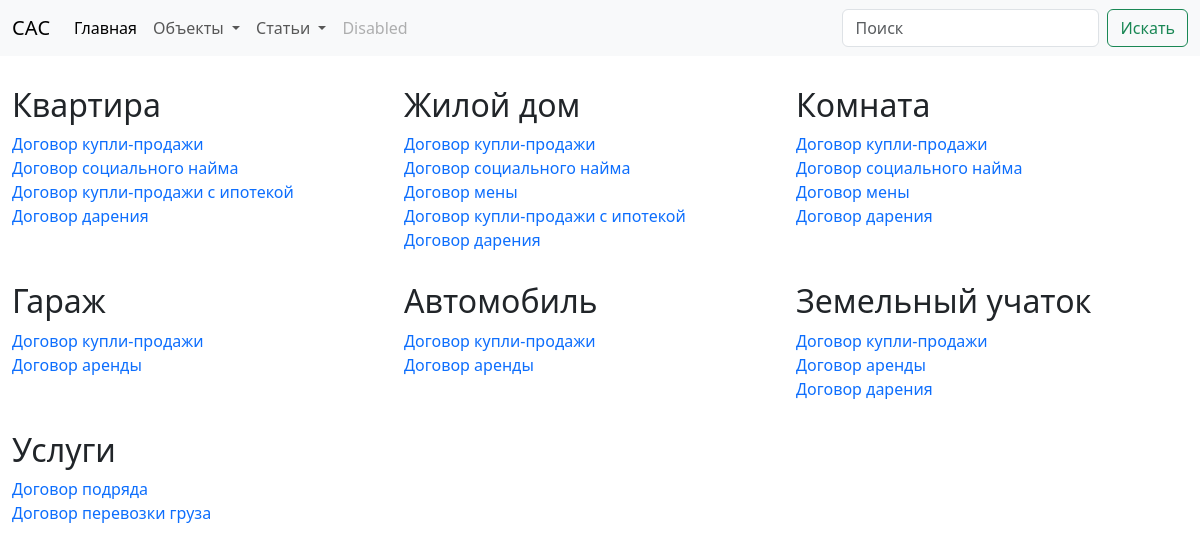
The app's page /, older data.
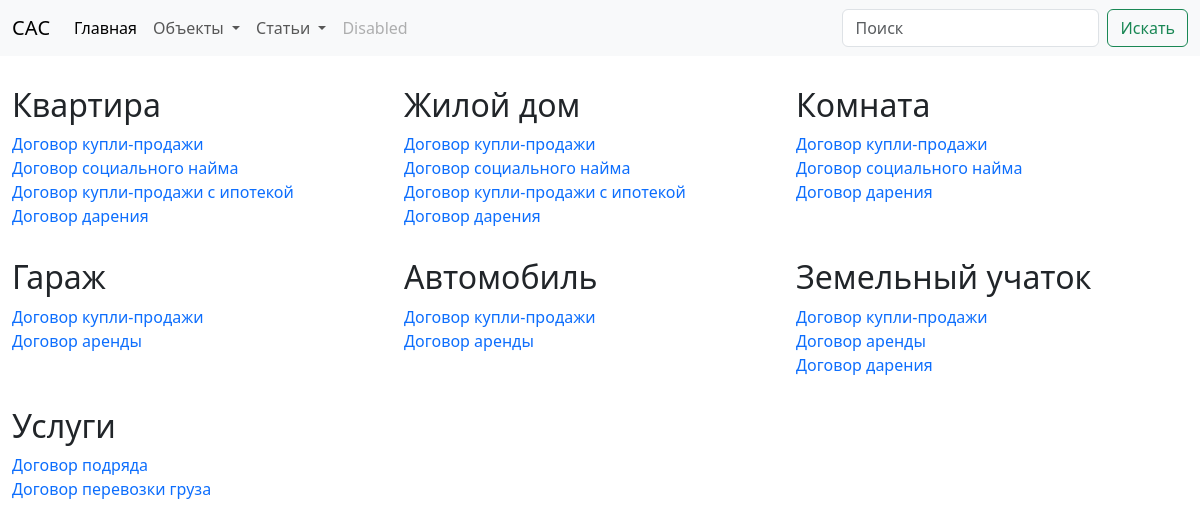
The same page, newer data.
### dogovor_online/models.py (models this page shows)
class ObjectByDogovor(models.Model):
    name = models.CharField(max_length=100, verbose_name='Объект договора')
    sluck = models.CharField(max_length=100, verbose_name='Ссылка')
    dogovors = models.ManyToManyField(Dogovor, related_name='dogovors', verbose_name='Договоры')
    def __str__(self):
        return self.name
    class Meta:
        verbose_name = 'Объект договора'
        verbose_name_plural = 'Объекты договора'

class Dogovor(models.Model):
    name = models.CharField(max_length=100, verbose_name='Договор')
    url = models.CharField(max_length=100, verbose_name='Ссылка')
    def __str__(self):
        return self.name
    class Meta:
        verbose_name = 'Договор'
        verbose_name_plural = 'Договоры'

### dogovor_online/views.py (the view)
# urls.py: path('', views.home, name='home'),
def home(request):
    objects = ObjectByDogovor.objects.all()
    context = {
        'Objects': objects,
    }
    return render(request, 'dogovor_online/home.html', context)

### dogovor_online/templates/dogovor_online/home.html (shortened to what this page needs)
{% extends 'dogovor_online/base.html' %}
{% block main_content %}
<div class="main_objects">
    {% for item in Objects %}
    <div class="">
    <h2> {{ item.name }}</h2>
    {% for i in item.dogovors.all %}
    <a href="{% url item.sluck i.url %}">{{ i }}</a><br>
    {% endfor %}
</div>
    {% endfor %}
</div>
{% endblock %}

Row changes from the older to the newer data that the page shows:
removed Dogovor: name "Договор мены"
